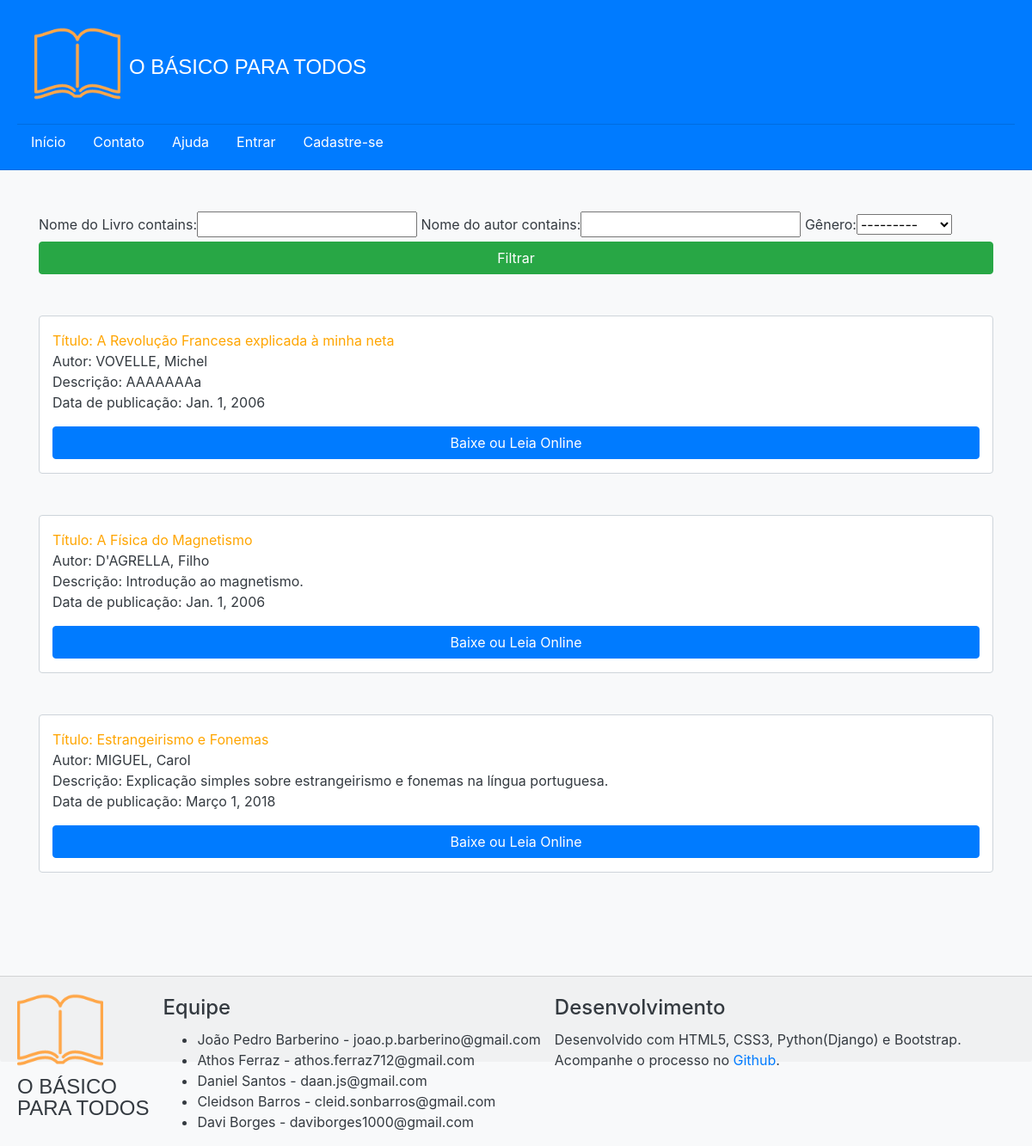
Page /consulta on the earlier database version.
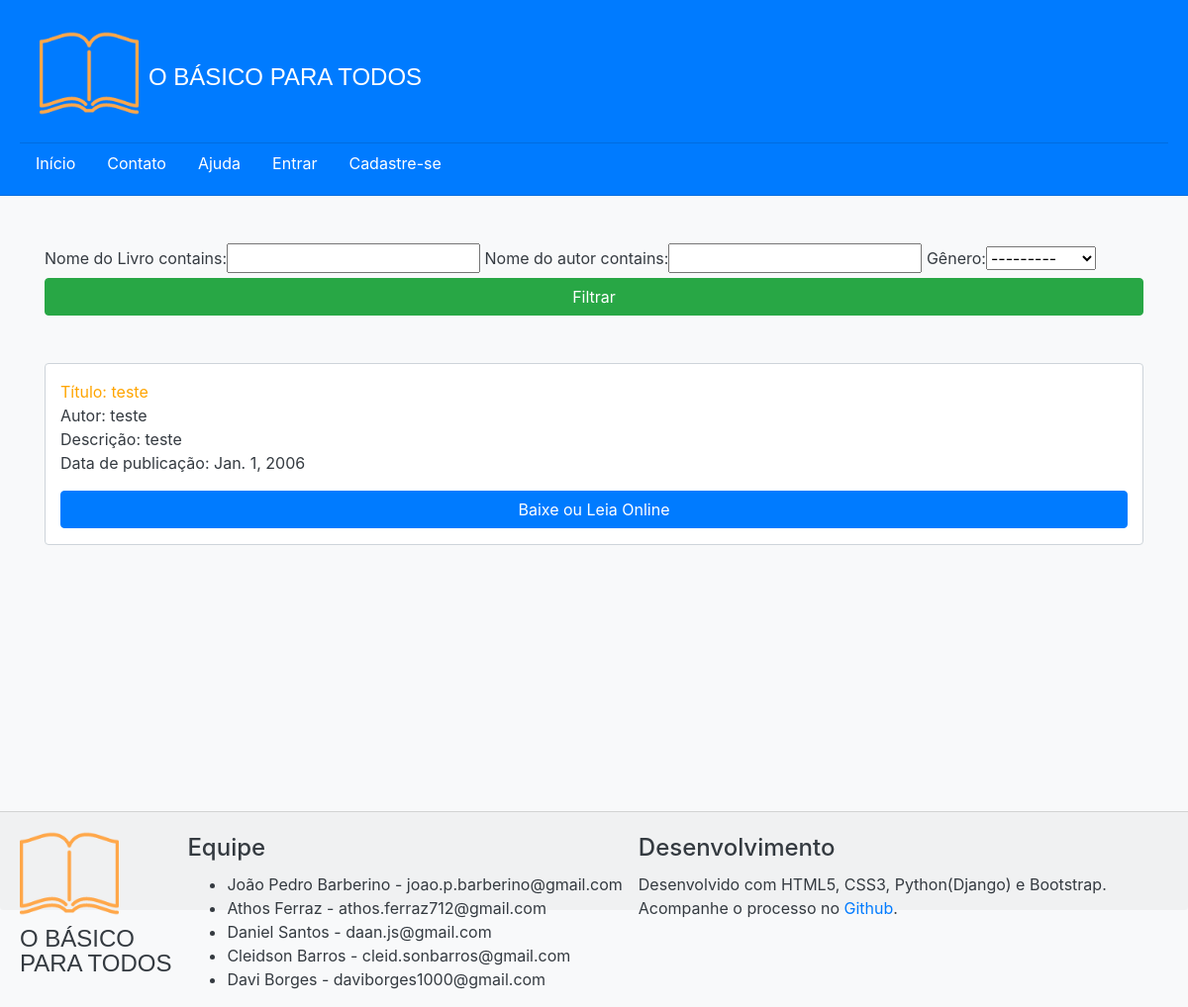
Same page on the later database version.
### app_principal/models.py (models this page shows, shortened)
class Livro(models.Model):
    genero_historia = 'ha'
    genero_matematica = 'ma'
    genero_portugues = 'ps'
    genero_geografia = 'ga'
    genero_fisica = 'fa'
    genero_biologia = 'ba'
    genero_quimica = 'qa'
    genero_informatica = 'ia'
    genero_ciencias = 'cs'
    genero_filosofia = 'fi' #primeira e penultima letra pra n bater com fisica
    genero_sociologia = 'sa'
    genero_artes = 'as'
    genero_ingles = 'is'
    genero_espanhol = 'el'
    genero_opcoes = [
        (genero_artes, 'Artes'),
        (genero_biologia, 'Biologia'),
        (genero_ciencias, 'Ciências'),
        (genero_espanhol, 'Espanhol'),
        (genero_filosofia, 'Filosofia'),
        (genero_fisica, 'Física'),
        (genero_geografia, 'Geografia'),
        (genero_historia, 'História'),
        (genero_informatica, 'Informática'),
        (genero_ingles, 'Inglês'),
        (genero_matematica, 'Matemática'),
        (genero_portugues, 'Português'),
        (genero_quimica, 'Química'),
        (genero_sociologia, 'Sociologia'),
    ]
    nome = models.CharField(verbose_name = 'Nome do Livro', max_length=120)
    autor = models.CharField(verbose_name = 'Nome do autor', max_length =120, default = 'SOBRENOME, Nome (Apenas o 1º)')
    genero = models.CharField(verbose_name = 'Gênero', max_length=2, choices = genero_opcoes)
    descricao = models.TextField(verbose_name = 'Descrição', default = 'Insira uma breve descrição do livro.')
    lancamento = models.DateField(verbose_name = 'Lançamento', null = True)
    arquivo = models.FileField(upload_to = '', default = 'VAZIO')

### app_principal/views.py (the view)
# urls.py: path('consulta', views.ExibirLivro.as_view()),
class ExibirLivro(ListView):
    model = Livro
    def get_context_data(self, **kwargs):
        context = super().get_context_data(**kwargs)
        context['filter'] = FiltroGenero(self.request.GET, queryset=self.get_queryset())
        return context

### templates/app_principal/livro_list.html
{% extends "base.html" %}
{% block content%}
{% load bootstrap %}
<div class="container">
    <form method="GET">
        {{ filter.form|bootstrap }}
        <button type="submit" class="btn btn-success" style="width: 100%;">Filtrar</button>
    </form>
    {% if filter.qs %}
    {% for item in filter.qs%}
    <div class="container card">
        <p style="margin-top: 1rem; color: orange;">Título: {{item.nome}}</p>
        <p>Autor: {{item.autor}}</p>
        <p style="max-width: 100%; text-align: justify;">Descrição: {{item.descricao}}</p>
        <p>Data de publicação: {{item.lancamento}}</p>
        <div>
            <a href="{{item.arquivo.url}}">
                <button class="btn btn-primary" style="width: 100%">Baixe ou Leia Online</button>
            </a>
        </div>
    </div>
    {% endfor %}
    {% else %}
    <p class="card-title">Não há nenhum livro com essas características no nosso site!</p>
    {% endif %}
</div>
{% endblock %}

### templates/base.html (shortened to what this page needs)
{% load static %}
<!DOCTYPE html>
<html lang="pt">
<head>
    <link rel="stylesheet" href="{% static 'css/bootstrap.css' %}">
</head>
<body>
    <div class="wrapper">
        <header class="card-header" style="margin-bottom: 0px;">
            <section class="card-header" style="display: flex;">
                <img class="figure-img" src="{% static 'images/logo.png' %}" alt="Logo do site" width="100px"
                    height="100px" style="margin-right: 10px">
                <div class="form-inline">
                    <h1 style="color: white; font-family:Impact, Haettenschweiler, 'Arial Narrow Bold', sans-serif;">O
                        BÁSICO PARA TODOS</h1>
                </div>
            </section>
            <div class="nav">
                <a class="nav-link" href="/">Início</a>
                <a class="nav-link" href="/contato">Contato</a>
                <a class="nav-link" href="/ajuda">Ajuda</a>
                {% if request.user.is_authenticated %}
                <strong>
                    <a class="nav-link" href="/admin">{% firstof user.get_short_name user.get_username %}</a>
                </strong>
                <a class="nav-link" href="/admin/password_change">Trocar Senha</a>
                <a class="nav-link" href="/admin/logout">Sair</a>
                {% else%}
                <a class="nav-link" href="/admin">Entrar</a>
                <a class="nav-link" href="/cadastro">Cadastre-se</a>
                {% endif %}
            </div>
        </header>
        {% block content %}
        {% endblock %}
        <div class="push"></div>
    </div>
    <footer class="card-footer" style="margin-top: 20px;">
        <section style="display: flex;">
            <div style="display: block;">
                <img class="figure-img" src="{% static 'images/logo.png' %}" alt="Logo do site" width="100px"
                    height="100px" style="margin-right: 10px;">
                <h1 style="color: --dark; font-family:Impact, Haettenschweiler, 'Arial Narrow Bold', sans-serif;">
                    O BÁSICO
                </h1>
                <h1 style="color: --dark; font-family:Impact, Haettenschweiler, 'Arial Narrow Bold', sans-serif; margin-top: 0.5rem;">
                    PARA TODOS
                </h1>
            </div>
            <div style="margin-left: 1rem;">
                <h1 class="card-title">Equipe</h1>
                <ul>
                    <li>João Pedro Barberino - joao.p.barberino@gmail.com</li>
                    <li>Athos Ferraz - athos.ferraz712@gmail.com</li>
                    <li>Daniel Santos - daan.js@gmail.com</li>
                    <li>Cleidson Barros - cleid.sonbarros@gmail.com</li>
                    <li>Davi Borges - daviborges1000@gmail.com</li>
                </ul>
            </div>
            <div style="margin-left: 1rem;">
                <h1 class="card-title">Desenvolvimento</h1>
                <p>Desenvolvido com HTML5, CSS3, Python(Django) e Bootstrap.</p>
                <p>Acompanhe o processo no <a
                        href="https://www.github.com/joaopbarberino/O-basico-para-todos">Github</a>.</p>
            </div>
        </section>
    </footer>
</body>
</html>

Differences in the rows shown:
removed Livro: nome "A Física do Magnetismo", autor "D'AGRELLA, Filho", descricao "Introdução ao magnetismo.", lancamento "Jan. 1, 2006"
removed Livro: nome "Estrangeirismo e Fonemas", autor "MIGUEL, Carol", descricao "Explicação simples sobre estrangeirismo e fonemas na língua portuguesa.", lancamento "Março 1, 2018"
changed Livro: nome "A Revolução Francesa explicada à minha neta" → "teste"; autor "VOVELLE, Michel" → "teste"; descricao "AAAAAAAa" → "teste"
